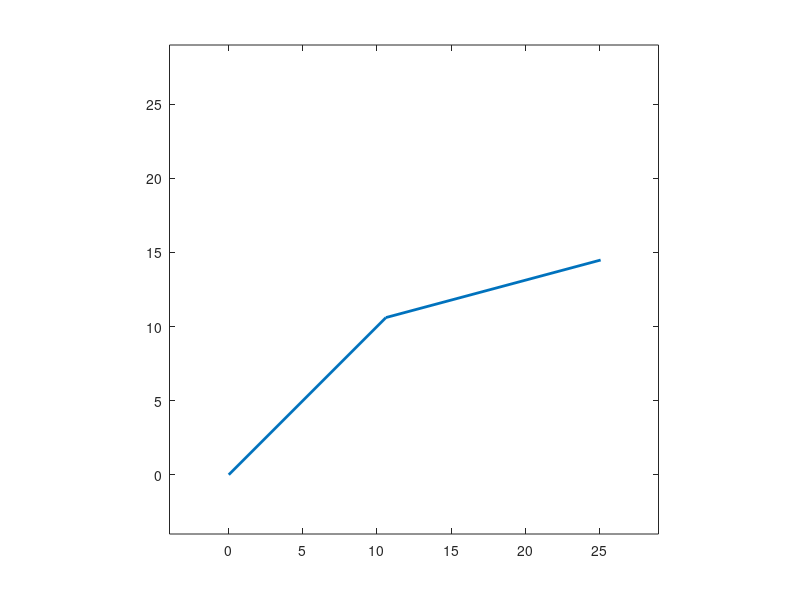

The MATLAB script that drew this image:
clear all; clc;

a1=15;              a2=15;
theta1=45*pi/180;   theta2=-30*pi/180;

T_a1=[1 0 0 a1;0 1 0 0;0 0 1 0;0 0 0 1];
T_a2=[1 0 0 a2;0 1 0 0;0 0 1 0;0 0 0 1];
R1=[cos(theta1) -sin(theta1) 0 0;sin(theta1) cos(theta1) 0 0;0 0 1 0;0 0 0 1];
R2=[cos(theta2) -sin(theta2) 0 0;sin(theta2) cos(theta2) 0 0;0 0 1 0;0 0 0 1];

T_0_1=R1*T_a1;
T_1_2=R2*T_a2;
T_0_2=T_0_1*T_1_2;

x=[0 T_0_1(1,4) T_0_2(1,4)];
y=[0 T_0_1(2,4) T_0_2(2,4)];

plot(x,y,'LineWidth',2);
axis([-4 29 -4 29]);
axis square;